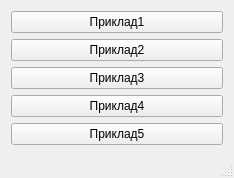
<?xml version="1.0" encoding="UTF-8"?>
<ui version="4.0">
 <class>MainWindow</class>
 <widget class="QMainWindow" name="MainWindow">
  <property name="geometry">
   <rect>
    <x>0</x>
    <y>0</y>
    <width>234</width>
    <height>178</height>
   </rect>
  </property>
  <property name="windowTitle">
   <string>Теорія Ймовірностей</string>
  </property>
  <property name="windowIcon">
   <iconset resource="resources.qrc">
    <normaloff>:/dice.png</normaloff>:/dice.png</iconset>
  </property>
  <widget class="QWidget" name="centralWidget">
   <layout class="QGridLayout" name="gridLayout">
    <item row="0" column="0">
     <widget class="QPushButton" name="exempl_1">
      <property name="text">
       <string>Приклад1</string>
      </property>
     </widget>
    </item>
    <item row="1" column="0">
     <widget class="QPushButton" name="exempl_2">
      <property name="text">
       <string>Приклад2</string>
      </property>
     </widget>
    </item>
    <item row="2" column="0">
     <widget class="QPushButton" name="exempl_3">
      <property name="text">
       <string>Приклад3</string>
      </property>
     </widget>
    </item>
    <item row="3" column="0">
     <widget class="QPushButton" name="exempl_4">
      <property name="text">
       <string>Приклад4</string>
      </property>
     </widget>
    </item>
    <item row="4" column="0">
     <widget class="QPushButton" name="exempl_5">
      <property name="text">
       <string>Приклад5</string>
      </property>
     </widget>
    </item>
   </layout>
  </widget>
  <widget class="QStatusBar" name="statusBar"/>
 </widget>
 <layoutdefault spacing="6" margin="11"/>
 <resources>
  <include location="resources.qrc"/>
 </resources>
 <connections/>
</ui>
